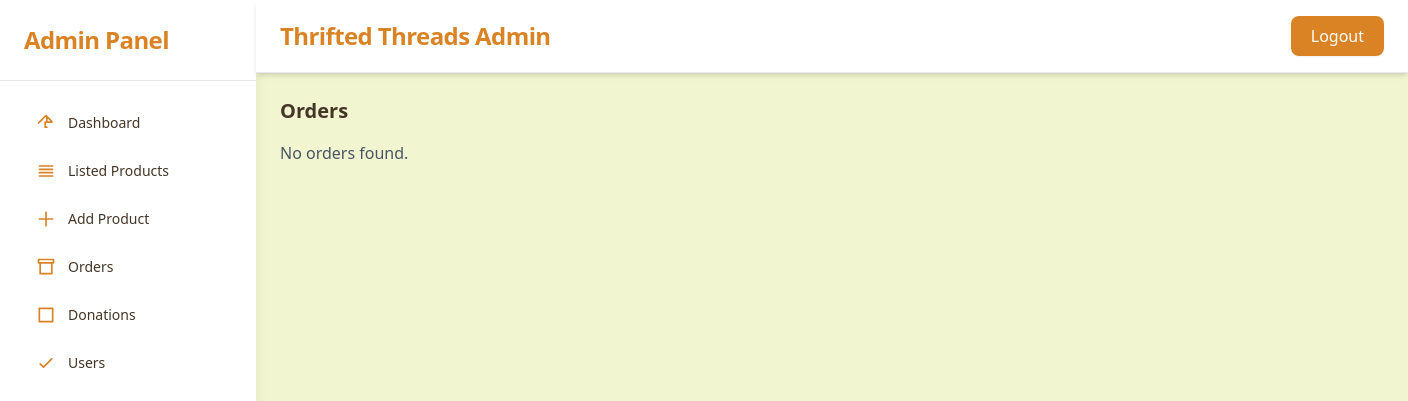
The app's page /admin/orders.php (signed in), older data.
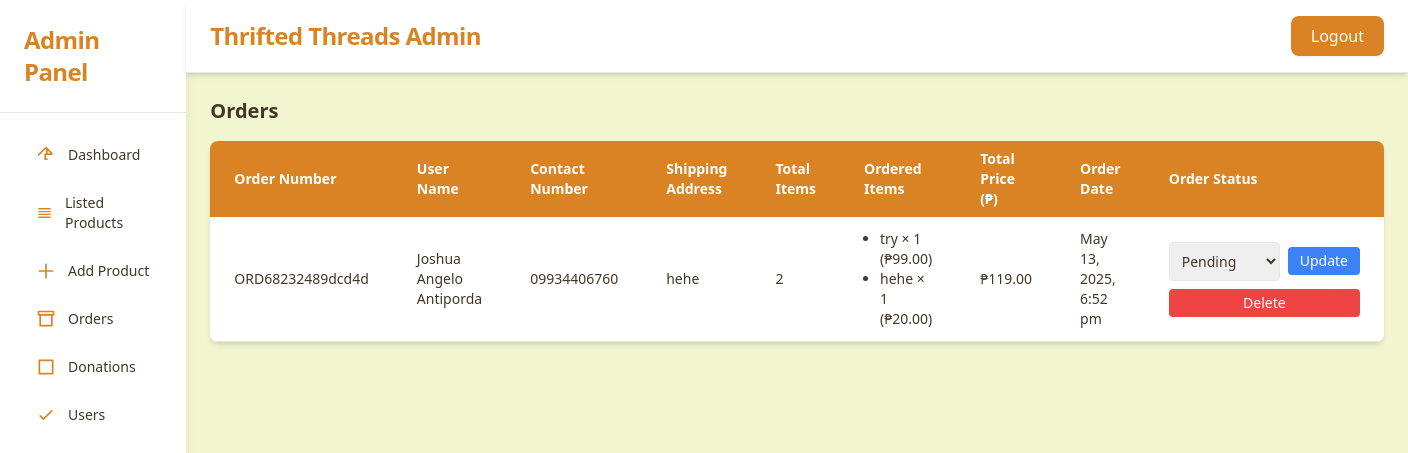
The same page, newer data.
### tables this page shows
CREATE TABLE `orders` (
  `id` int(11) NOT NULL,
  `user_id` int(11) DEFAULT NULL,
  `order_number` varchar(20) DEFAULT NULL,
  `total_items` int(11) DEFAULT NULL,
  `total_price` decimal(10,2) DEFAULT NULL,
  `order_date` datetime DEFAULT current_timestamp(),
  `status` varchar(50) DEFAULT 'Pending'
);

CREATE TABLE `users` (
  `id` int(11) NOT NULL,
  `full_name` varchar(100) NOT NULL,
  `email` varchar(100) NOT NULL,
  `contact_number` varchar(20) DEFAULT NULL,
  `password` varchar(255) NOT NULL,
  `created_at` timestamp NOT NULL DEFAULT current_timestamp(),
  `address` text DEFAULT NULL,
  `profile_picture` varchar(255) DEFAULT 'images/profile/default_profile.jpg',
  `contact` varchar(20) DEFAULT NULL,
  `role` enum('admin','user') DEFAULT 'user',
  `remember_token` varchar(255) DEFAULT NULL
);

CREATE TABLE `order_details` (
  `id` int(11) NOT NULL,
  `order_id` int(11) NOT NULL,
  `product_id` int(11) NOT NULL,
  `quantity` int(11) NOT NULL,
  `price` decimal(10,2) NOT NULL
);

CREATE TABLE `products` (
  `id` int(11) NOT NULL,
  `name` varchar(255) NOT NULL,
  `description` text NOT NULL,
  `price` decimal(10,2) NOT NULL,
  `image` varchar(255) NOT NULL,
  `created_at` timestamp NOT NULL DEFAULT current_timestamp(),
  `stock` int(11) NOT NULL DEFAULT 0,
  `material` varchar(255) DEFAULT NULL,
  `condition_note` varchar(255) DEFAULT NULL,
  `care_instructions` text DEFAULT NULL,
  `fit_style` text DEFAULT NULL
);

### admin/orders.php (the view, shortened to what this page needs)
<?php
include 'db_conn.php';
$sql = "
    SELECT
        orders.id AS order_id,
        orders.order_number,
        orders.total_items,
        orders.total_price,
        orders.order_date,
        orders.status,
        users.full_name AS user_name,
        users.contact_number,
        users.address AS shipping_address
    FROM orders
    JOIN users ON orders.user_id = users.id
    ORDER BY orders.order_date DESC
";
$result = $conn->query($sql);
?>
<!DOCTYPE html>
<html lang="en">
<head>
    <script src="https://cdn.tailwindcss.com"></script>
</head>
<body class="bg-[#F2F6D0] text-[#443627] min-h-screen font-sans">
<div class="flex min-h-screen">
<aside class="w-64 bg-white shadow-lg hidden md:flex flex-col">
  <div class="p-6 border-b border-gray-200">
    <h2 class="text-2xl font-extrabold text-[#D98324] tracking-tight">Admin Panel</h2>
  </div>
  <nav class="flex flex-col gap-3 p-6 text-sm text-[#443627]">
    <a href="admin_dashboard.php" class="flex items-center gap-3 px-3 py-2 rounded-lg hover:bg-[#F2F6D0] hover:text-[#D98324] transition">
      <svg class="w-5 h-5 text-[#D98324]" fill="none" stroke="currentColor" stroke-width="2"
           viewBox="0 0 24 24"><path stroke-linecap="round" stroke-linejoin="round" d="M3 12l2-2m0 0l7-7 7 7M13 5v6h6m-6 0h-2v6h2"/></svg>
      Dashboard
    <a href="listed_products.php" class="flex items-center gap-3 px-3 py-2 rounded-lg hover:bg-[#F2F6D0] hover:text-[#D98324] transition">
      <svg class="w-5 h-5 text-[#D98324]" fill="none" stroke="currentColor" stroke-width="2"
          viewBox="0 0 24 24"><path stroke-linecap="round" stroke-linejoin="round" d="M4 6h16M4 10h16M4 14h16M4 18h16"/></svg>
      Listed Products
    </a>
    <a href="add_product.php" class="flex items-center gap-3 px-3 py-2 rounded-lg hover:bg-[#F2F6D0] hover:text-[#D98324] transition">
      <svg class="w-5 h-5 text-[#D98324]" fill="none" stroke="currentColor" stroke-width="2"
           viewBox="0 0 24 24"><path stroke-linecap="round" stroke-linejoin="round" d="M12 4v16m8-8H4"/></svg>
      Add Product
    </a>
    <a href="orders.php" class="flex items-center gap-3 px-3 py-2 rounded-lg hover:bg-[#F2F6D0] hover:text-[#D98324] transition">
      <svg class="w-5 h-5 text-[#D98324]" fill="none" stroke="currentColor" stroke-width="2"
           viewBox="0 0 24 24"><path stroke-linecap="round" stroke-linejoin="round" d="M3 3h18v4H3zM5 7v13h14V7"/></svg>
      Orders
    </a>
    <a href="donations.php" class="flex items-center gap-3 px-3 py-2 rounded-lg hover:bg-[#F2F6D0] hover:text-[#D98324] transition">
      <svg class="w-5 h-5 text-[#D98324]" fill="none" stroke="currentColor" stroke-width="2"
           viewBox="0 0 24 24"><path stroke-linecap="round" stroke-linejoin="round" d="M4 4h16v16H4z"/></svg>
      Donations
    </a>
    <a href="users.php" class="flex items-center gap-3 px-3 py-2 rounded-lg hover:bg-[#F2F6D0] hover:text-[#D98324] transition">
      <svg class="w-5 h-5 text-[#D98324]" fill="none" stroke="currentColor" stroke-width="2"
           viewBox="0 0 24 24"><path stroke-linecap="round" stroke-linejoin="round" d="M5 13l4 4L19 7"/></svg>
      Users
    </a>
  </nav>
</aside>
<div class="flex-1 flex flex-col">
<header class="bg-white shadow-md px-6 py-4 border-b flex items-center justify-between">
    <h1 class="text-2xl font-bold text-[#D98324] tracking-tight">Thrifted Threads Admin</h1>
    <form method="POST">
        <button name="logout"
                class="bg-[#D98324] hover:bg-[#b86112] text-white font-medium px-5 py-2 rounded-lg transition-all duration-200 shadow-sm">
            Logout
        </button>
    </form>
</header>
<main class="flex-1 p-6">
    <h2 class="text-xl font-semibold mb-4">Orders</h2>
    <?php if ($result->num_rows > 0): ?>
        <div class="overflow-x-auto shadow-md rounded-lg">
            <table class="min-w-full table-auto text-sm">
                <thead>
                    <tr class="bg-[#D98324] text-white">
                        <th class="px-6 py-2 text-left">Order Number</th>
                        <th class="px-6 py-2 text-left">User Name</th>
                        <th class="px-6 py-2 text-left">Contact Number</th>
                        <th class="px-6 py-2 text-left">Shipping Address</th>
                        <th class="px-6 py-2 text-left">Total Items</th>
                        <th class="px-6 py-2 text-left">Ordered Items</th>
                        <th class="px-6 py-2 text-left">Total Price (₱)</th>
                        <th class="px-6 py-2 text-left">Order Date</th>
                        <th class="px-6 py-2 text-left">Order Status</th>
                    </tr>
                </thead>
                <tbody class="bg-white">
                    <?php while ($row = $result->fetch_assoc()): ?>
                        <tr class="border-b">
                            <td class="px-6 py-3"><?php echo $row['order_number']; ?></td>
                            <td class="px-6 py-3"><?php echo $row['user_name']; ?></td>
                            <td class="px-6 py-3"><?php echo $row['contact_number']; ?></td>
                            <td class="px-6 py-3"><?php echo $row['shipping_address']; ?></td>
                            <td class="px-6 py-3"><?php echo $row['total_items']; ?></td>
                            <td class="px-6 py-3">
                                <ul class="list-disc ml-4">
                                    <?php
                                    $order_id = $row['order_id'];
                                    $stmt = $conn->prepare("
                                        SELECT p.name, od.quantity, od.price
                                        FROM order_details od
                                        JOIN products p ON od.product_id = p.id
                                        WHERE od.order_id = ?
                                    ");
                                    $stmt->bind_param("i", $order_id);
                                    $stmt->execute();
                                    $item_result = $stmt->get_result();
                                    while ($item = $item_result->fetch_assoc()):
                                    ?>
                                        <li><?php echo htmlspecialchars($item['name']); ?> × <?php echo $item['quantity']; ?> (₱<?php echo number_format($item['price'], 2); ?>)</li>
                                    <?php endwhile; ?>
                                </ul>
                            </td>
                            <td class="px-6 py-3">₱<?php echo number_format($row['total_price'], 2); ?></td>
                            <td class="px-6 py-3"><?php echo date('F j, Y, g:i a', strtotime($row['order_date'])); ?></td>
                            <td class="px-6 py-3">
                                <form method="POST" action="update_status.php" class="flex gap-2 items-center mb-2">
                                    <select name="status" class="p-2 border rounded">
                                        <option value="Pending" <?= $row['status'] == 'Pending' ? 'selected' : ''; ?>>Pending</option>
                                    </select>
                                    <button type="submit" name="update_status" class="bg-blue-500 hover:bg-blue-600 text-white px-3 py-1 rounded text-sm">Update</button>
                                </form>
                                <form method="POST" action="delete_order.php" onsubmit="return confirm('Are you sure you want to delete this order?');">
                                    <button type="submit" name="delete_order" class="bg-red-500 hover:bg-red-600 text-white px-3 py-1 rounded text-sm w-full">Delete</button>
                                </form>
                            </td>
                        </tr>
                    <?php endwhile; ?>
                </tbody>
            </table>
        </div>
    <?php else: ?>
        <p class="text-gray-600">No orders found.</p>
    <?php endif; ?>
</main>
</div>
</div>
</body>
</html>

Row changes from the older to the newer data that the page shows:
added orders: order_number "ORD68232489dcd4d", user.full_name "Joshua Angelo Antiporda", user.contact_number "09934406760", user.address "hehe", total_items "2", total_price "119.00", order_date "May 13, 2025, 6:52 pm", status "Pending"
added order_details: product.name "try", quantity "1", price "99.00"
added order_details: product.name "hehe", quantity "1", price "20.00"
Text that changed along with them:
text no longer shown: "No orders found."
text now shown: "Order Number User Name Contact Number Shipping Address Total Items Ordered Items Total Price (₱) Order Date Order Status"
